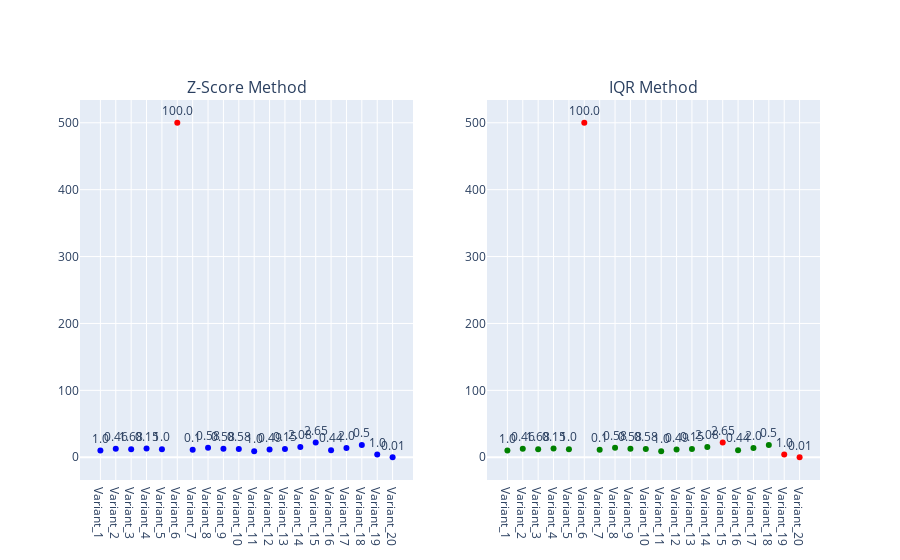

Source (notebook cell):
### Markdown cell above
The first step in data cleaning is outliers detection and removal. Is recommended to apply at least 2 methods and compare the results. In this tutorial we are using Z-Score and IQR methods.

### Code cell
outlier_detector = DataOutliers(df)

outlier_detector.detect_outliers_and_report('Mean', 'ID', std_dev=df['Std'])

### Figure 1 — Plotly figure (JSON) as saved in the notebook; plotly's stock layout.template omitted (floating-point values rounded to 4 significant figures)
{"data": [{"marker": {"color": ["blue", "blue", "blue", "blue", "blue", "red", "blue", "blue", "blue", "blue", "blue", "blue", "blue", "blue", "blue", "blue", "blue", "blue", "blue", "blue"]}, "mode": "markers+text", "name": "Z-Score", "text": ["1.0", "0.46", "1.68", "0.15", "1.0", "100.0", "0.1", "0.58", "0.58", "0.58", "1.0", "0.49", "0.15", "2.08", "2.65", "0.44", "2.0", "0.5", "1.0", "0.01"], "textposition": "top center", "type": "scatter", "x": ["Variant_1", "Variant_2", "Variant_3", "Variant_4", "Variant_5", "Variant_6", "Variant_7", "Variant_8", "Variant_9", "Variant_10", "Variant_11", "Variant_12", "Variant_13", "Variant_14", "Variant_15", "Variant_16", "Variant_17", "Variant_18", "Variant_19", "Variant_20"], "xaxis": "x", "y": [10, 12.6, 12.07, 13.27, 12, 500, 11.2, 14.33, 12.67, 12.33, 9, 11.67, 12.37, 15.33, 22, 10.6, 14, 18.47, 4, 0.02], "yaxis": "y"}, {"marker": {"color": ["green", "green", "green", "green", "green", "red", "green", "green", "green", "green", "green", "green", "green", "green", "red", "green", "green", "green", "red", "red"]}, "mode": "markers+text", "name": "IQR", "text": ["1.0", "0.46", "1.68", "0.15", "1.0", "100.0", "0.1", "0.58", "0.58", "0.58", "1.0", "0.49", "0.15", "2.08", "2.65", "0.44", "2.0", "0.5", "1.0", "0.01"], "textposition": "top center", "type": "scatter", "x": ["Variant_1", "Variant_2", "Variant_3", "Variant_4", "Variant_5", "Variant_6", "Variant_7", "Variant_8", "Variant_9", "Variant_10", "Variant_11", "Variant_12", "Variant_13", "Variant_14", "Variant_15", "Variant_16", "Variant_17", "Variant_18", "Variant_19", "Variant_20"], "xaxis": "x2", "y": [10, 12.6, 12.07, 13.27, 12, 500, 11.2, 14.33, 12.67, 12.33, 9, 11.67, 12.37, 15.33, 22, 10.6, 14, 18.47, 4, 0.02], "yaxis": "y2"}], "layout": {"annotations": [{"font": {"size": 16}, "showarrow": false, "text": "Z-Score Method", "x": 0.225, "xanchor": "center", "xref": "paper", "y": 1, "yanchor": "bottom", "yref": "paper"}, {"font": {"size": 16}, "showarrow": false, "text": "IQR Method", "x": 0.775, "xanchor": "center", "xref": "paper", "y": 1, "yanchor": "bottom", "yref": "paper"}], "showlegend": false, "xaxis": {"anchor": "y", "domain": [0, 0.45]}, "xaxis2": {"anchor": "y2", "domain": [0.55, 1]}, "yaxis": {"anchor": "x", "domain": [0, 1]}, "yaxis2": {"anchor": "x2", "domain": [0, 1]}}}
